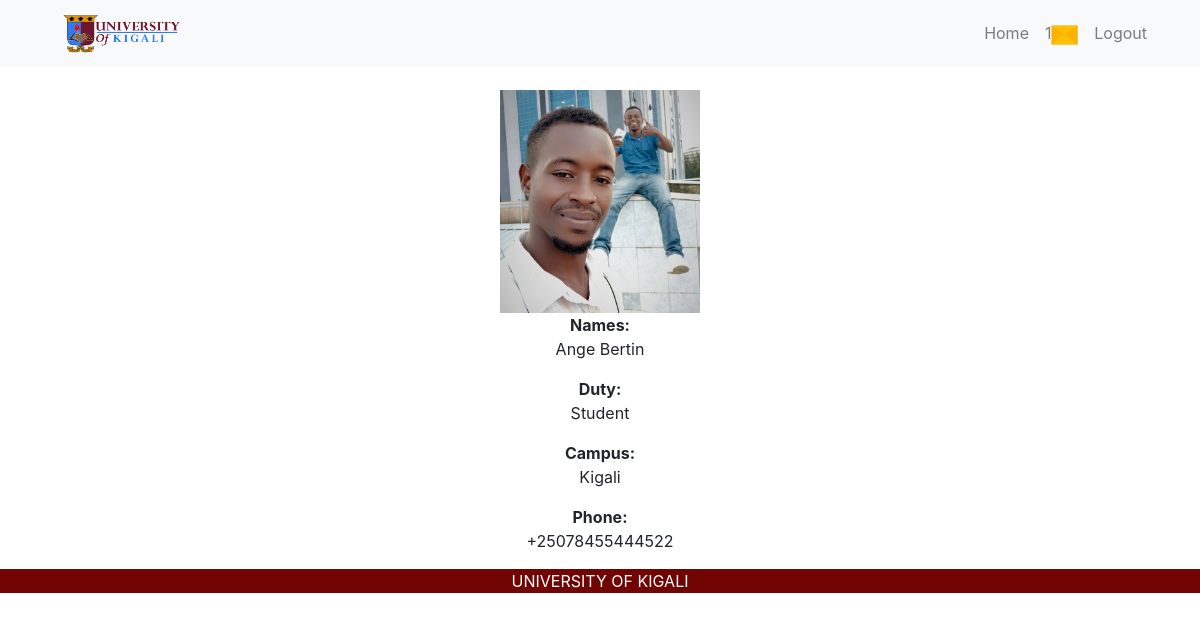
Page /student/detail/12/ (signed in) on the committed database.
### uokapp/models.py (models this page shows, shortened)
class student(models.Model):
    user = models.OneToOneField('auth.User', on_delete=models.CASCADE)
    phone = models.PositiveIntegerField()
    student = models.BooleanField(default = True)
    interns = models.BooleanField(default=False)
    depart = models.CharField(max_length =5 ,  choices = department )
    session = models.CharField(max_length = 7, choices = session)
    campus = models.CharField(max_length=7, choices=campus)
    profile = models.ImageField(upload_to='profile_pics/', blank=True, default="media/profile_pics/westbl_dFbRfcB.jpg")
    @property
    def is_student(self):
        return self.student

### uokapp/views.py (the view)
# urls.py: url(r'^student/detail/(?P<pk>[\d]+)/$', views.studentdetail.as_view(), name='student_detail'),
class studentdetail(LoginRequiredMixin, DetailView):
    context_object_name = 'userinfo'
    model = student
    template_name = "auth/auth/userdetail.html"

### uokapp/models.py (called while the page is built)
    @property
    def is_dean(self):
        return self.dean

    @property
    def is_HOD(self):
        return self.HOD

    @property
    def is_CFO(self):
        return self.CFO

### uokapp/templates/auth/auth/userdetail.html
{% extends 'index2.html' %}
{% load staticfiles %}
{% block content %}
<br>
    <center>
        <div class="profile">
            {% if userinfo.profile is None %}
            <img src="../../../media/profile_pics/westbl.jpg" style="width:200px" alt=""><br>
            {% else %}
            <img src="{{userinfo.profile.url}}" alt="" style="width:200px"><br>
            {% endif %}
        </div>
        <div>
            <p><strong>Names:</strong><br>{{userinfo.user.first_name}} {{userinfo.user.last_name}}</p>
        </div>
        <div>
            <p><strong>Duty:</strong><br>
                {% if userinfo.is_dean %}
                        DEAN
                {% elif userinfo.is_HOD %}
                        HOD
                {% elif userinfo.is_lecturer %}
                        LECTURER
                {% elif userinfo.is_registror %}
                        REGISTROR
                {% elif userinfo.is_CFO %}
                        CFO
                {% elif userinfo.is_student %}
                        Student
                {% elif userinfo.is_student and userinfo.is_intern %}
                        Student in internship
                {% endif %}
            </p>
        </div>
        <div>
            <p><strong>Campus:</strong><br>{{userinfo.campus}}</p>
        </div>
        <div>
            <p><strong>Phone:</strong><br>+250{{userinfo.phone}}</p>
        </div>
    </center>
{% endblock%}

### rows in the picture
student: profile (picture), user.first_name "Ange", user.last_name "Bertin", campus "Kigali", phone "78455444522"

### other values in the picture
{{ counter }} "1"
